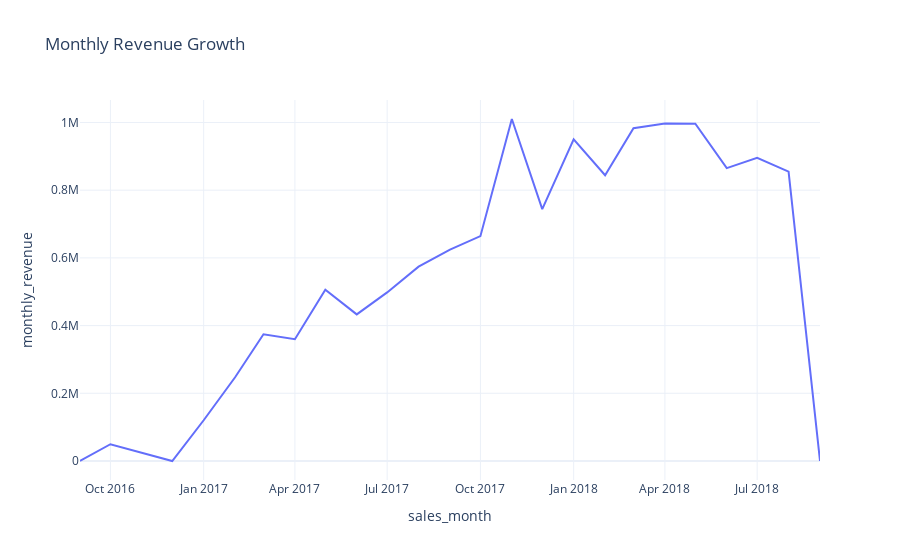

Source (notebook cell):
### Code cell
# Cell 3: Monthly Sales Trends
# This proves your timestamp standardization in the staging layer was worth the effort.
query_trends = """
SELECT 
    date_trunc('month', purchased_at::TIMESTAMP) as sales_month,
    SUM(price) as monthly_revenue
FROM main.fct_orders_items
GROUP BY 1
ORDER BY 1
"""

df_trends = con.execute(query_trends).df()

fig_trend = px.line(df_trends, x='sales_month', y='monthly_revenue', 
                    title='Monthly Revenue Growth',
                    template='plotly_white')
fig_trend.show()

### Figure 1 — Plotly figure (JSON) as saved in the notebook; plotly's stock layout.template omitted (floating-point values rounded to 4 significant figures)
{"data": [{"hovertemplate": "sales_month=%{x}<br>monthly_revenue=%{y}<extra></extra>", "legendgroup": "", "line": {"color": "#636efa", "dash": "solid"}, "marker": {"symbol": "circle"}, "mode": "lines", "name": "", "orientation": "v", "showlegend": false, "type": "scatter", "x": ["2016-09-01T00:00:00.000000", "2016-10-01T00:00:00.000000", "2016-12-01T00:00:00.000000", "2017-01-01T00:00:00.000000", "2017-02-01T00:00:00.000000", "2017-03-01T00:00:00.000000", "2017-04-01T00:00:00.000000", "2017-05-01T00:00:00.000000", "2017-06-01T00:00:00.000000", "2017-07-01T00:00:00.000000", "2017-08-01T00:00:00.000000", "2017-09-01T00:00:00.000000", "2017-10-01T00:00:00.000000", "2017-11-01T00:00:00.000000", "2017-12-01T00:00:00.000000", "2018-01-01T00:00:00.000000", "2018-02-01T00:00:00.000000", "2018-03-01T00:00:00.000000", "2018-04-01T00:00:00.000000", "2018-05-01T00:00:00.000000", "2018-06-01T00:00:00.000000", "2018-07-01T00:00:00.000000", "2018-08-01T00:00:00.000000", "2018-09-01T00:00:00.000000"], "xaxis": "x", "y": [267.4, 49510.0, 10.9, 120300.0, 247300.0, 374300.0, 359900.0, 506100.0, 433000.0, 498000.0, 574000.0, 624400.0, 664200.0, 1010000.0, 743900.0, 950000.0, 844200.0, 983200.0, 996600.0, 996500.0, 865100.0, 895500.0, 854700.0, 145.0], "yaxis": "y"}], "layout": {"legend": {"tracegroupgap": 0}, "title": {"text": "Monthly Revenue Growth"}, "xaxis": {"anchor": "y", "domain": [0, 1], "title": {"text": "sales_month"}}, "yaxis": {"anchor": "x", "domain": [0, 1], "title": {"text": "monthly_revenue"}}}}
